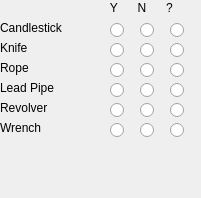
     <widget class="QWidget" name="weaponTracker">
      <property name="geometry">
       <rect>
        <x>0</x>
        <y>0</y>
        <width>201</width>
        <height>198</height>
       </rect>
      </property>
      <attribute name="label">
       <string>Weapons</string>
      </attribute>
      <widget class="QRadioButton" name="kYButton">
       <property name="geometry">
        <rect>
         <x>110</x>
         <y>40</y>
         <width>21</width>
         <height>20</height>
        </rect>
       </property>
       <property name="text">
        <string/>
       </property>
       <attribute name="buttonGroup">
        <string notr="true">buttonGroup_8</string>
       </attribute>
      </widget>
      <widget class="QLabel" name="gTrackerLabel">
       <property name="geometry">
        <rect>
         <x>0</x>
         <y>100</y>
         <width>101</width>
         <height>16</height>
        </rect>
       </property>
       <property name="text">
        <string>Revolver</string>
       </property>
      </widget>
      <widget class="QRadioButton" name="csYButton">
       <property name="geometry">
        <rect>
         <x>110</x>
         <y>20</y>
         <width>21</width>
         <height>20</height>
        </rect>
       </property>
       <property name="text">
        <string/>
       </property>
       <attribute name="buttonGroup">
        <string notr="true">buttonGroup_7</string>
       </attribute>
      </widget>
      <widget class="QRadioButton" name="lpUButton">
       <property name="geometry">
        <rect>
         <x>170</x>
         <y>80</y>
         <width>21</width>
         <height>20</height>
        </rect>
       </property>
       <property name="text">
        <string/>
       </property>
       <attribute name="buttonGroup">
        <string notr="true">buttonGroup_10</string>
       </attribute>
      </widget>
      <widget class="QRadioButton" name="rYButton">
       <property name="geometry">
        <rect>
         <x>110</x>
         <y>60</y>
         <width>21</width>
         <height>20</height>
        </rect>
       </property>
       <property name="text">
        <string/>
       </property>
       <attribute name="buttonGroup">
        <string notr="true">buttonGroup_9</string>
       </attribute>
      </widget>
      <widget class="QRadioButton" name="wYButton">
       <property name="geometry">
        <rect>
         <x>110</x>
         <y>120</y>
         <width>21</width>
         <height>20</height>
        </rect>
       </property>
       <property name="text">
        <string/>
       </property>
       <attribute name="buttonGroup">
        <string notr="true">buttonGroup_12</string>
       </attribute>
      </widget>
      <widget class="QLabel" name="rTrackerLabel">
       <property name="geometry">
        <rect>
         <x>0</x>
         <y>60</y>
         <width>101</width>
         <height>16</height>
        </rect>
       </property>
       <property name="text">
        <string>Rope</string>
       </property>
      </widget>
      <widget class="QRadioButton" name="gYButton">
       <property name="geometry">
        <rect>
         <x>110</x>
         <y>100</y>
         <width>21</width>
         <height>20</height>
        </rect>
       </property>
       <property name="text">
        <string/>
       </property>
       <attribute name="buttonGroup">
        <string notr="true">buttonGroup_11</string>
       </attribute>
      </widget>
      <widget class="QRadioButton" name="wNButton">
       <property name="geometry">
        <rect>
         <x>140</x>
         <y>120</y>
         <width>21</width>
         <height>20</height>
        </rect>
       </property>
       <property name="text">
        <string/>
       </property>
       <attribute name="buttonGroup">
        <string notr="true">buttonGroup_12</string>
       </attribute>
      </widget>
      <widget class="QRadioButton" name="lpNButton">
       <property name="geometry">
        <rect>
         <x>140</x>
         <y>80</y>
         <width>21</width>
         <height>20</height>
        </rect>
       </property>
       <property name="text">
        <string/>
       </property>
       <attribute name="buttonGroup">
        <string notr="true">buttonGroup_10</string>
       </attribute>
      </widget>
      <widget class="QRadioButton" name="csUButton">
       <property name="geometry">
        <rect>
         <x>170</x>
         <y>20</y>
         <width>21</width>
         <height>20</height>
        </rect>
       </property>
       <property name="text">
        <string/>
       </property>
       <attribute name="buttonGroup">
        <string notr="true">buttonGroup_7</string>
       </attribute>
      </widget>
      <widget class="QRadioButton" name="kNButton">
       <property name="geometry">
        <rect>
         <x>140</x>
         <y>40</y>
         <width>21</width>
         <height>20</height>
        </rect>
       </property>
       <property name="text">
        <string/>
       </property>
       <attribute name="buttonGroup">
        <string notr="true">buttonGroup_8</string>
       </attribute>
      </widget>
      <widget class="QLabel" name="csTrackerLabel">
       <property name="geometry">
        <rect>
         <x>0</x>
         <y>20</y>
         <width>101</width>
         <height>16</height>
        </rect>
       </property>
       <property name="text">
        <string>Candlestick</string>
       </property>
      </widget>
      <widget class="QRadioButton" name="lpYButton">
       <property name="geometry">
        <rect>
         <x>110</x>
         <y>80</y>
         <width>21</width>
         <height>20</height>
        </rect>
       </property>
       <property name="text">
        <string/>
       </property>
       <attribute name="buttonGroup">
        <string notr="true">buttonGroup_10</string>
       </attribute>
      </widget>
      <widget class="QRadioButton" name="kUButton">
       <property name="geometry">
        <rect>
         <x>170</x>
         <y>40</y>
         <width>21</width>
         <height>20</height>
        </rect>
       </property>
       <property name="text">
        <string/>
       </property>
       <attribute name="buttonGroup">
        <string notr="true">buttonGroup_8</string>
       </attribute>
      </widget>
      <widget class="QRadioButton" name="csNButton">
       <property name="geometry">
        <rect>
         <x>140</x>
         <y>20</y>
         <width>21</width>
         <height>20</height>
        </rect>
       </property>
       <property name="text">
        <string/>
       </property>
       <attribute name="buttonGroup">
        <string notr="true">buttonGroup_7</string>
       </attribute>
      </widget>
      <widget class="QLabel" name="wTrackerLabel">
       <property name="geometry">
        <rect>
         <x>0</x>
         <y>120</y>
         <width>101</width>
         <height>16</height>
        </rect>
       </property>
       <property name="text">
        <string>Wrench</string>
       </property>
      </widget>
      <widget class="QLabel" name="kTrackerLabel">
       <property name="geometry">
        <rect>
         <x>0</x>
         <y>40</y>
         <width>101</width>
         <height>16</height>
        </rect>
       </property>
       <property name="text">
        <string>Knife</string>
       </property>
      </widget>
      <widget class="QRadioButton" name="gUButton">
       <property name="geometry">
        <rect>
         <x>170</x>
         <y>100</y>
         <width>21</width>
         <height>20</height>
        </rect>
       </property>
       <property name="text">
        <string/>
       </property>
       <attribute name="buttonGroup">
        <string notr="true">buttonGroup_11</string>
       </attribute>
      </widget>
      <widget class="QRadioButton" name="rUButton">
       <property name="geometry">
        <rect>
         <x>170</x>
         <y>60</y>
         <width>21</width>
         <height>20</height>
        </rect>
       </property>
       <property name="text">
        <string/>
       </property>
       <attribute name="buttonGroup">
        <string notr="true">buttonGroup_9</string>
       </attribute>
      </widget>
      <widget class="QRadioButton" name="rNButton">
       <property name="geometry">
        <rect>
         <x>140</x>
         <y>60</y>
         <width>21</width>
         <height>20</height>
        </rect>
       </property>
       <property name="text">
        <string/>
       </property>
       <attribute name="buttonGroup">
        <string notr="true">buttonGroup_9</string>
       </attribute>
      </widget>
      <widget class="QLabel" name="label_15">
       <property name="geometry">
        <rect>
         <x>100</x>
         <y>0</y>
         <width>91</width>
         <height>16</height>
        </rect>
       </property>
       <property name="text">
        <string>   Y      N      ?</string>
       </property>
      </widget>
      <widget class="QRadioButton" name="gNButton">
       <property name="geometry">
        <rect>
         <x>140</x>
         <y>100</y>
         <width>21</width>
         <height>20</height>
        </rect>
       </property>
       <property name="text">
        <string/>
       </property>
       <attribute name="buttonGroup">
        <string notr="true">buttonGroup_11</string>
       </attribute>
      </widget>
      <widget class="QRadioButton" name="wUButton">
       <property name="geometry">
        <rect>
         <x>170</x>
         <y>120</y>
         <width>21</width>
         <height>20</height>
        </rect>
       </property>
       <property name="text">
        <string/>
       </property>
       <attribute name="buttonGroup">
        <string notr="true">buttonGroup_12</string>
       </attribute>
      </widget>
      <widget class="QLabel" name="lpTrackerLabel">
       <property name="geometry">
        <rect>
         <x>0</x>
         <y>80</y>
         <width>101</width>
         <height>16</height>
        </rect>
       </property>
       <property name="text">
        <string>Lead Pipe</string>
       </property>
      </widget>
     </widget>
